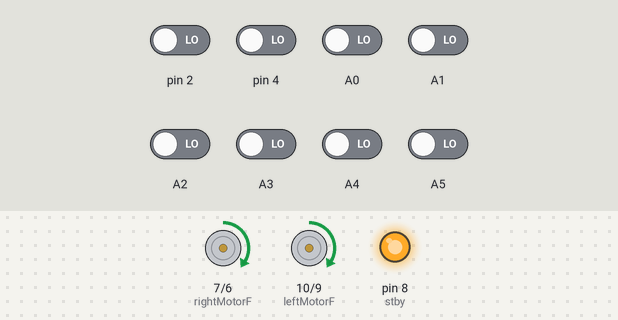
Simulated run of this sketch. Board: Arduino Uno, built with avr-gcc and run on an emulated ATmega328P. Parts: motor-driver pin pairs drawn as motors (green arrow = first pin HIGH = forward, orange = second pin HIGH = backward, longer = more drive, scaled by the enable pin, stopped while the standby pin is LOW), output pins drawn as LEDs (lit = HIGH). Inputs (shaded band) come from the test bench; at power-on: A0–5, pin 2, pin 4 LOW.

Above: at 5.7 s.
5.8 s: pin 2 driven HIGH
At 6.1 s:
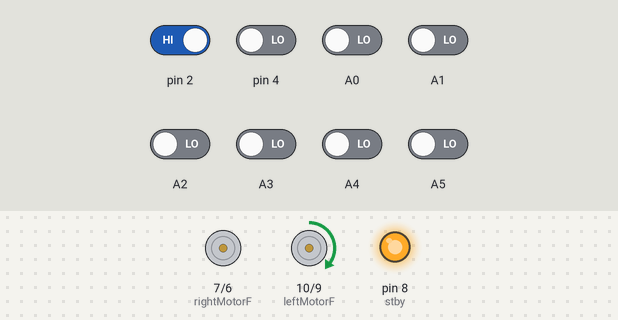
7.3 s: pin 4 driven HIGH
At 8.5 s:
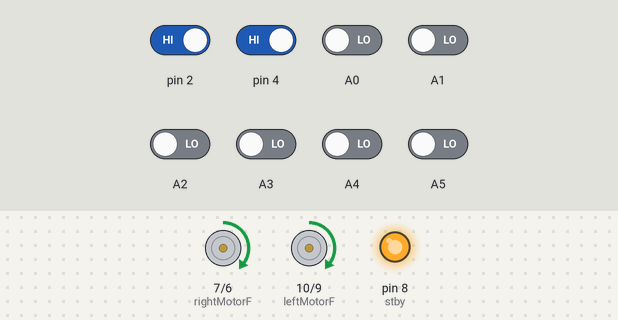
8.8 s: A1 driven HIGH
10.3 s: A5 driven HIGH
11.8 s: A0 driven HIGH
13.3 s: A2 driven HIGH
At 14.3 s:
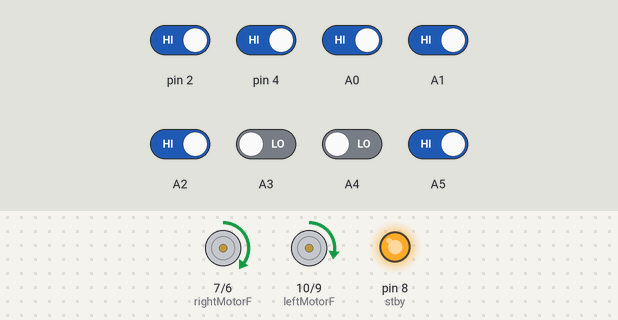
Timing chart, 0 to 15.8 s (numbered marks = the images above; inputs shaded):
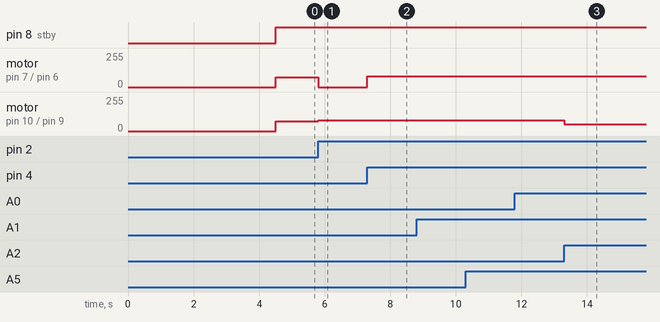

Measured:
- after the input at 5.8 s, motor on pin 7 (rightMotorF) / pin 6 (rightMotorB): forward 75/255 → stopped at once; motor on pin 10 (leftMotorF) / pin 9 (leftMotorB): forward 75/255 → forward 80/255 at once
- after the input at 7.3 s, motor on pin 7 (rightMotorF) / pin 6 (rightMotorB): stopped → forward 80/255 at once
- after the input at 13.3 s, motor on pin 10 (leftMotorF) / pin 9 (leftMotorB): forward 80/255 → forward 50/255 at once

The sketch:

round_2.ino
```cpp
#include <QTRSensors.h>

#define rightMotorF 7
#define rightMotorB 6
#define rightMotorPWM 5
#define leftMotorF 10
#define leftMotorB 9
#define leftMotorPWM 11
#define stby 8

QTRSensorsRC qtr((unsigned char[]) {A0,4, A1, A2, A3, A4, 2, A5}, 8, 2500);

void setup()
{
  pinMode(rightMotorF, OUTPUT);
  pinMode(rightMotorB, OUTPUT);
  pinMode(rightMotorPWM, OUTPUT);
  pinMode(leftMotorF, OUTPUT);
  pinMode(leftMotorB, OUTPUT);
  pinMode(leftMotorPWM, OUTPUT);
  pinMode(stby,OUTPUT);
  Serial.begin(9600);
  for (int i = 0; i < 100; i++)  // make the calibration take about 5 seconds
  {
    qtr.calibrate();
    delay(20);
  }
}

int lastError = 0;
float kp = 0.1;  // 0.08 // for small = 0.1
float kd = 1.7; // 1.0   // for small = 1.7
float ki = 0;
int integral = 0;
int derivative = 0;

void loop()
{
  unsigned int sensors[8];

  int position = qtr.readLine(sensors);

  if (sensors[0] < 200 && sensors[1] < 200  && sensors[2] < 200 && sensors[3] < 200 && sensors[4] < 200 && sensors[5] < 200 && sensors[6] < 200 && sensors[7] < 200) {
    forward();
  }
  else if(sensors[0] > 200 && sensors[1] >200  && sensors[2]>200 && sensors[3] >200 && sensors[4] > 200 && sensors[5] > 200 && sensors[6] > 200 && sensors[7] > 200) {
    forward();
    delay(90);
    stop1();
    delay(2000);
    right();
    delay(300);
  }
  else {
//      for (unsigned char i = 0; i < 6; i++)
//    {
//      Serial.print(sensors[i]);
//      Serial.print('\t');
//    }
//    Serial.println();

    int error = int(position) - 3500;
    integral += error;
    derivative = error - lastError;
    int power_difference = kp * error + ki * integral + kd * derivative;
    //Serial.println(power_difference);
    lastError = error;

    const int maximum = 80;

    if (power_difference > maximum)
      power_difference = maximum;
    if (power_difference < -maximum)
      power_difference = -maximum;

    if (power_difference < 0) {
      digitalWrite(rightMotorF, HIGH);
      digitalWrite(rightMotorB, LOW);
      analogWrite(rightMotorPWM, maximum);
      digitalWrite(leftMotorF, HIGH);
      digitalWrite(leftMotorB, LOW);
      analogWrite(leftMotorPWM, maximum + power_difference);
      digitalWrite(stby,HIGH);
    }
    else {
      digitalWrite(rightMotorF, HIGH);
      digitalWrite(rightMotorB, LOW);
      analogWrite(rightMotorPWM, maximum - power_difference);
      digitalWrite(leftMotorF, HIGH);
      digitalWrite(leftMotorB, LOW);
      analogWrite(leftMotorPWM, maximum);
      digitalWrite(stby,HIGH);
    }
  }
}

void stop1() {
  digitalWrite(rightMotorF,LOW);
  digitalWrite(rightMotorB, LOW);
  analogWrite(rightMotorPWM,0 );
  digitalWrite(leftMotorF, LOW);
  digitalWrite(leftMotorB, LOW);
  analogWrite(leftMotorPWM, 0);
  digitalWrite(stby,LOW);
}

void right()
  {
   digitalWrite(rightMotorF,LOW);
  digitalWrite(rightMotorB, HIGH);
  analogWrite(rightMotorPWM,75);
    digitalWrite(leftMotorF, HIGH);
  digitalWrite(leftMotorB, LOW);
  analogWrite(leftMotorPWM, 75);
  digitalWrite(stby,HIGH);
   }
void forward()
  {
  digitalWrite(rightMotorF,HIGH);
  digitalWrite(rightMotorB,LOW);
  analogWrite(rightMotorPWM,75);
    digitalWrite(leftMotorF,HIGH);
  digitalWrite(leftMotorB, LOW);
  analogWrite(leftMotorPWM, 75);
  digitalWrite(stby,HIGH);
  }
```
